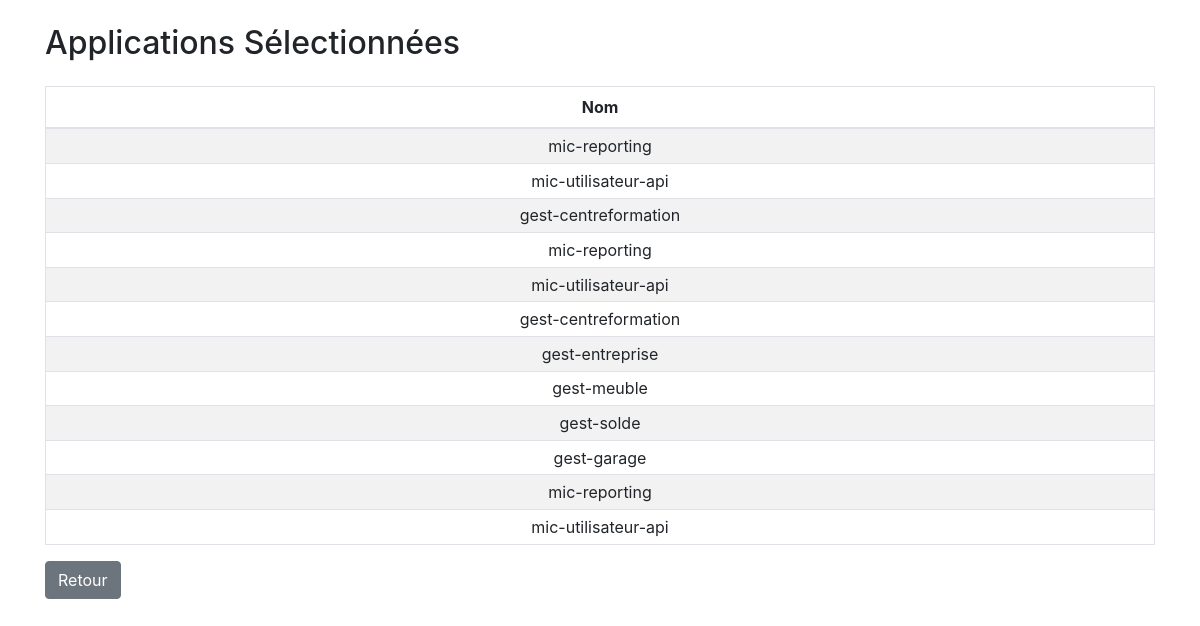
Page /rechecherperapp/selected_apps.php on the committed database.
### tables this page shows
CREATE TABLE `selected_applications` (
  `id` int NOT NULL AUTO_INCREMENT,
  `nom` varchar(255) NOT NULL,
  PRIMARY KEY (`id`)
);

### rechecherperapp/selected_apps.php (the view, shortened to what this page needs)
<?php
try {
    $mysql = new PDO('mysql:host=localhost;dbname=gest_app', 'root', 'lucia');
    $mysql->setAttribute(PDO::ATTR_ERRMODE, PDO::ERRMODE_EXCEPTION);
} catch (PDOException $e) {
    die("Erreur de connexion : " . $e->getMessage());
}
$sql = "SELECT nom FROM selected_applications";
$stmt = $mysql->query($sql);
$selected_apps = $stmt->fetchAll(PDO::FETCH_ASSOC);
?>
<!DOCTYPE html>
<html lang="fr">
<head>
    <link rel="stylesheet" href="https://stackpath.bootstrapcdn.com/bootstrap/4.5.2/css/bootstrap.min.css">
</head>
<body>
    <div class="container mt-4">
        <h2 class="mb-4">Applications Sélectionnées</h2>
        <div class="table-responsive">
            <table class="table table-striped table-bordered table-sm text-center">
                <thead class="thead-lighter">
                    <tr>
                        <th class="py-2">Nom</th>
                    </tr>
                </thead>
                <tbody>
                    <?php
                    foreach ($selected_apps as $app) {
                        echo "<tr>
                            <td>" . htmlspecialchars($app['nom']) . "</td>
                        </tr>";
                    }
                    ?>
                </tbody>
            </table>
        </div>
        <button type="button" class="btn btn-secondary" onclick="location.href=''">Retour</button>
    </div>
</body>
</html>

### rows in the picture
selected_applications: nom "mic-reporting"
selected_applications: nom "mic-utilisateur-api"
selected_applications: nom "gest-centreformation"
selected_applications: nom "mic-reporting"
selected_applications: nom "mic-utilisateur-api"
selected_applications: nom "gest-centreformation"
selected_applications: nom "gest-entreprise"
selected_applications: nom "gest-meuble"
selected_applications: nom "gest-solde"
selected_applications: nom "gest-garage"
selected_applications: nom "mic-reporting"
selected_applications: nom "mic-utilisateur-api"
